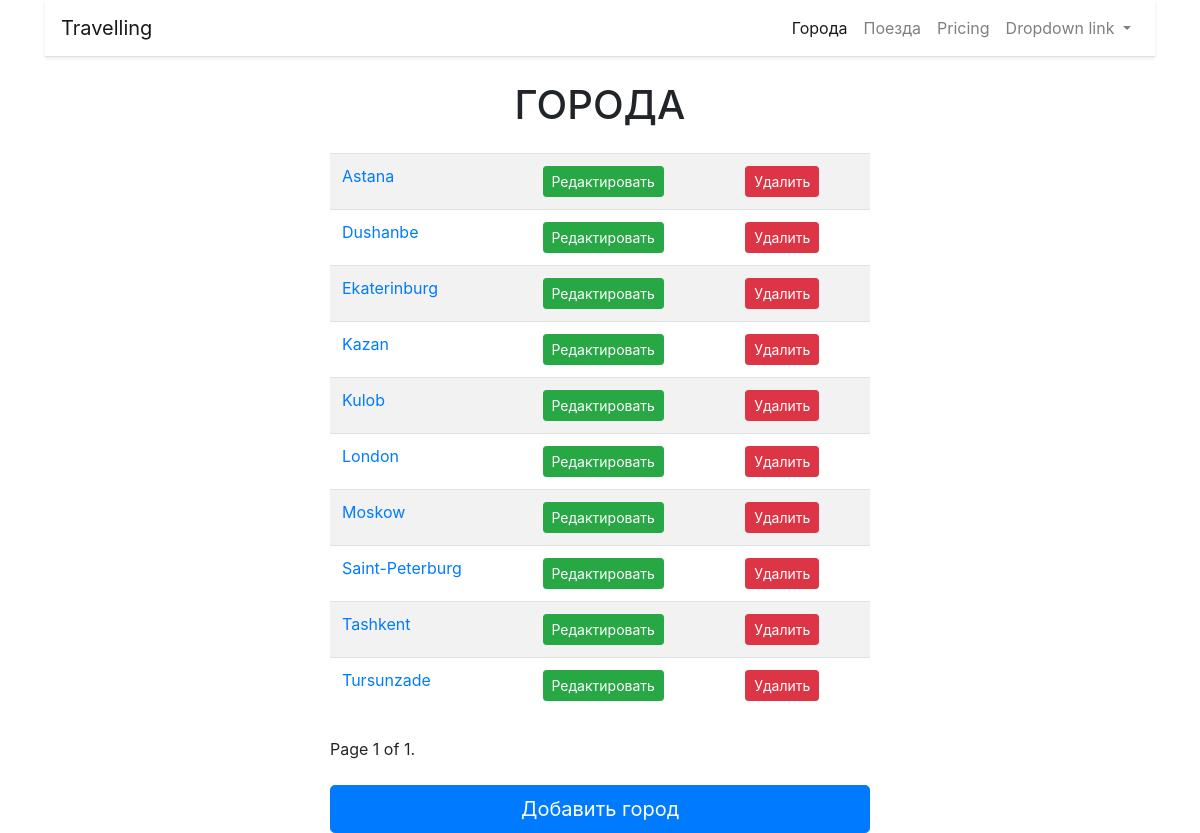
The app's page /cities/, older data.
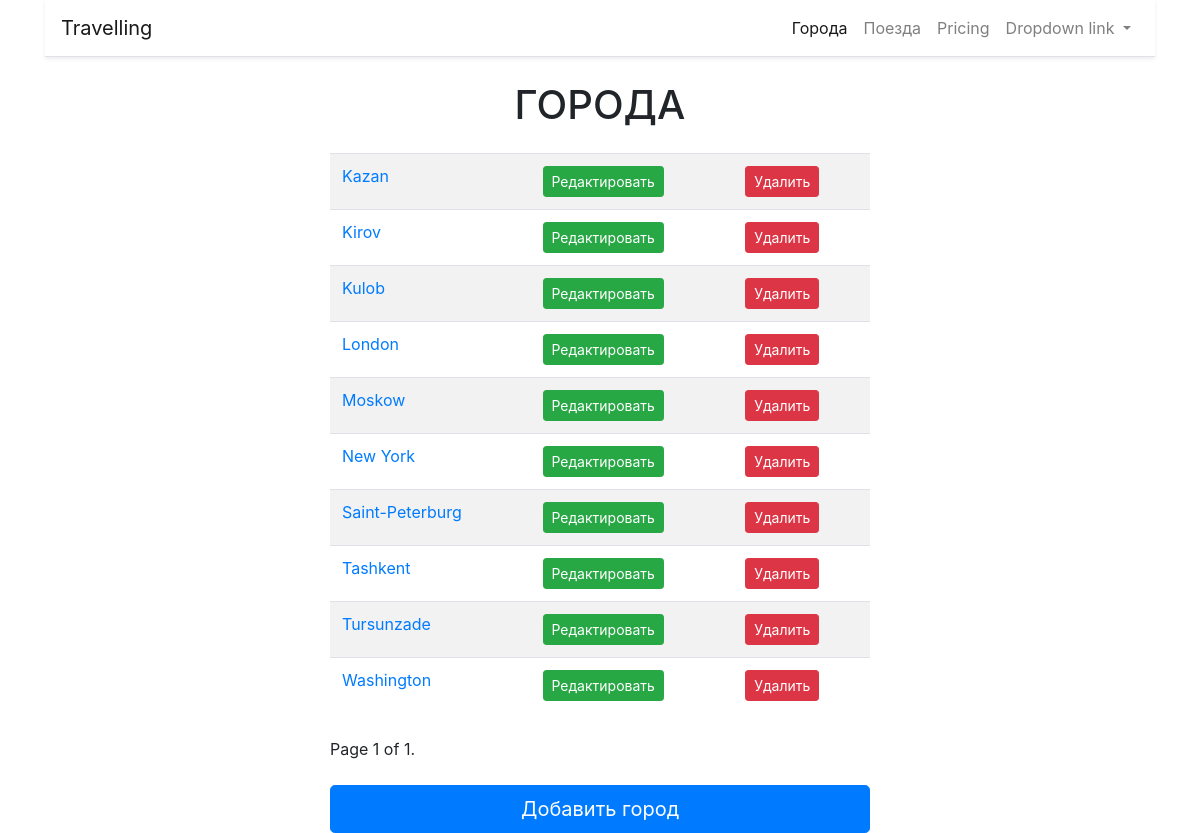
The same page, newer data.
### cities/models.py (models this page shows, shortened)
class City(models.Model):
    name = models.CharField(max_length=100, unique=True, verbose_name='Город')
    class Meta:
        verbose_name = 'Город'
        verbose_name_plural = 'Города'
        ordering = ['name']  # сортировка

### cities/views.py (the view)
# urls.py: path('', home, name='home'),
def home(request):
    cities = City.objects.all()
    paginator = Paginator(cities, 10)
    page = request.GET.get('page')
    cities = paginator.get_page(page)
    return render(request, 'cities/home.html', {'object_list': cities})

### cities/templates/cities/home.html (shortened to what this page needs)
{% extends "base.html" %}
{% block content %}
    <h1 class="display-6 my-4" align="center">ГОРОДА</h1>
    <div class="row">
        <div class="col-md-6 mx-auto">
            <table class="table table-striped">
                <tbody>
                {% for object in object_list%}
                <tr>
                    <td><a href="{% url 'city:detail' pk=object.pk %}">
                        {{ object.name }}
                        </a>
                    </td>
                    <td>
                        <a href="{% url 'city:update' pk=object.pk %}">
                            <button type="button" class="btn btn-success btn-sm">Редактировать</button>
                        </a>
                    </td>
                    <td>
                        <a href="{% url 'city:delete' pk=object.pk %}">
                            <button type="button" class="btn btn-danger btn-sm">Удалить</button>
                        </a>
                    </td>
                {% endfor%}
                </tr>
                </tbody>
            </table>
            <div class="pagination my-4 mx-auto" align="center">
                <span class="step-links">
                <span class="current">
                    Page {{ object_list.number }} of {{ object_list.paginator.num_pages }}.
                </span>
                </span>
            </div>
            <a href="{% url 'city:add' %}">
                <button type="button" class="btn btn-primary btn-lg btn-block">Добавить город</button>
            </a>
        </div>
    </div>
{% endblock %}

Row changes from the older to the newer data that the page shows:
removed City: name "Astana"
removed City: name "Dushanbe"
removed City: name "Ekaterinburg"
added City: name "Kirov"
added City: name "New York"
added City: name "Washington"
